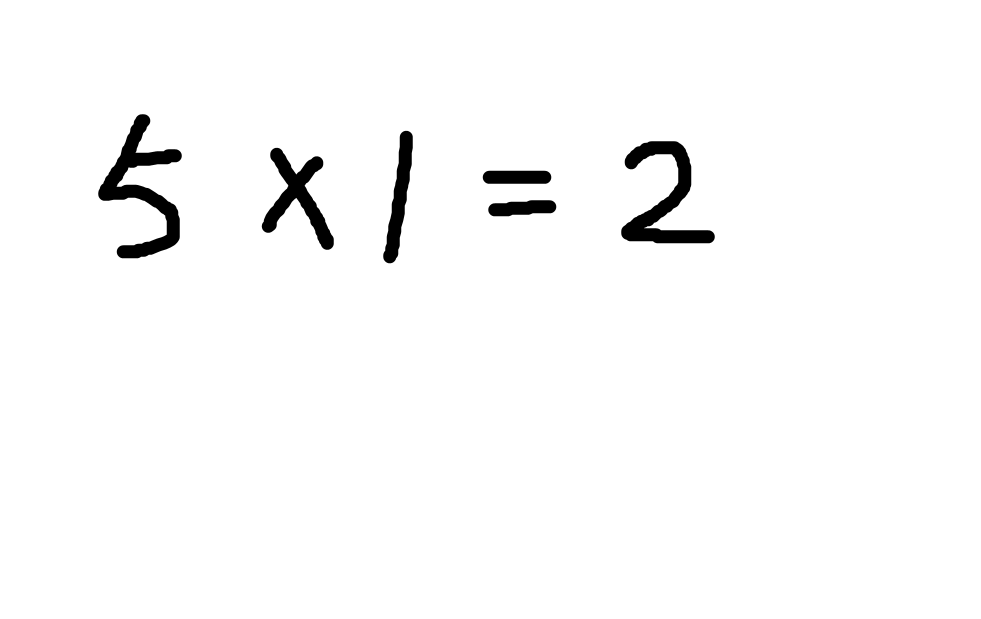
#> input picture Code/project/2.png, 1961 x 1237 px (shown at 1/2 size); its folder holds 5 pictures in this run
$ python pre_process.py
#> lines starting #> are read from the running program, lines starting #| are printed output that depends on the picture; after the words box and inside, x2 and y2 are one past the last pixel; in counts of white or black regions, pixels touching at a corner belong together
import numpy as np
import cv2
import matplotlib.pyplot as plt
import tensorflow as tf
import os
# #####设置参数#######################
widthImg = 640
heightImg = 480
kernal = np.ones((5, 5))
minArea = 100

os.chdir('.')

# 获取当前目录下的所有文件
files = os.listdir('.')

# 遍历文件并删除以 'a' 开头且为 .jpg 的文件
for file in files:
    if file.startswith('a') and file.lower().endswith('.png'):
        file_path = os.path.join('.', file)
        try:
            # 尝试删除文件
            os.remove(file_path)
            print(f"Deleted {file_path}")
        except OSError as e:
            # 捕获并打印异常
            print(f"Error: {e.strerror} : {file_path}")

def preProcessing(img):
    imgGray = cv2.cvtColor(img, cv2.COLOR_BGR2GRAY)
    imgBlur = cv2.GaussianBlur(imgGray, (5, 5), 1)
    imgCanny = cv2.Canny(imgBlur, 200, 200)
    imgDial = cv2.dilate(imgCanny, kernal, iterations=2)        # 膨胀操作
    imgThres = cv2.erode(imgDial, kernal, iterations=1)         # 腐蚀操作
    return imgThres

def getContours(img,resized_img):
    imgGet = np.array([[], []])
    x, y, w, h, xx, yy, ss = 0, 0, 10, 10, 20, 20, 10 #数据初始化
    contours, noUse = cv2.findContours(img, cv2.RETR_EXTERNAL, cv2.CHAIN_APPROX_NONE)  # 检索外部轮廓
    contours = sorted(contours, key=lambda c: cv2.boundingRect(c)[0])

    distance_threshold= 50

    # 初始化上一个轮廓的边界框变量
    prev_rect = cv2.boundingRect(contours[0])
    filtered_contours = [contours[0]]
    # 遍历轮廓列表
    for i, contour in enumerate(contours):
        if i == 0:
            continue  # 跳过第一个轮廓
        # 计算当前轮廓的边界框
        rect = cv2.boundingRect(contour)
        x, y, w, h = rect
        center = (int(x + w / 2), int(y + h / 2))

        # 如果 prev_rect 不是 None，则计算距离

        prev_x, prev_y, prev_w, prev_h = prev_rect
        prev_center = (int(prev_x + prev_w / 2), int(prev_y + prev_h / 2))

        # 计算两个中心点之间的欧氏距离
        distance = np.linalg.norm(np.array(center) - np.array(prev_center))
        # print(f"Distance between contour {i-1} and contour {i}: {distance}")
        if distance < distance_threshold:
            continue  # 跳过当前轮廓
        # 添加当前轮廓到 filtered_contours
        filtered_contours.append(contour)
    # 更新 prev_rect 为当前轮廓的边界框
        prev_rect = rect

    for index, count in enumerate(filtered_contours):
        area = cv2.contourArea(count)
        if area > minArea:  #面积大于特定值则识别为数字或者符号


            #cv2.drawContours(imgCopy, count, -1, (0, 0, 255), 4)  #轮廓获取可视化在copy上
            peri = cv2.arcLength(count, True)  # 计算周长
            approx = cv2.approxPolyDP(count, 0.02 * peri, True)
            x, y, w, h = cv2.boundingRect(approx)

            a = (w+h)//2
            dd = abs((w-h)//2)      # 边框的差值

        # 这里直接取外接矩形的图像试试，就不要return坐标了
            imgGet = resized_img[y-50:y+h+50, x-20:x+w+20]


            if w <= h:  # 得到一个正方形框，边界往外扩充10像素,黑色边框
                imgGet = cv2.copyMakeBorder(imgGet, 30, 30, 30 + dd, 30 + dd, cv2.BORDER_CONSTANT,value=[255, 255, 255])
                xx = x-dd-10
                yy = y-10
                ss = h+20

                # cv2.rectangle(imgCopy, (x-20, y-90), (x+w+20, y+h+90), (0, 255, 0), 2)    # 看看框选的效果，在imgCopy中
                # plt.imshow(cv2.cvtColor(imgCopy, cv2.COLOR_BGR2RGB))
                # plt.show()

                # print(a+dd, h)
            else:               # 边界往外扩充10像素值
                imgGet = cv2.copyMakeBorder(imgGet, 30 + dd, 30 + dd, 30, 30, cv2.BORDER_CONSTANT, value=[255, 255, 255])
                xx = x-10
                yy = y-dd-10
                ss = w+20

                # [5 lines of commented-out code are left out]

        Temptuple = (imgGet,xx,yy,ss)       # 将图像及其坐标放在一个元组里面，然后再放进一个列表里面就可以访问了
        borderlist.append(Temptuple)

    return borderlist


img = cv2.imread("2.png",cv2.IMREAD_COLOR)
#> img is the input picture: shape (1237, 1961, 3); min 0, max 255, mean 249.4
resized_img = cv2.resize(img, (widthImg, heightImg))
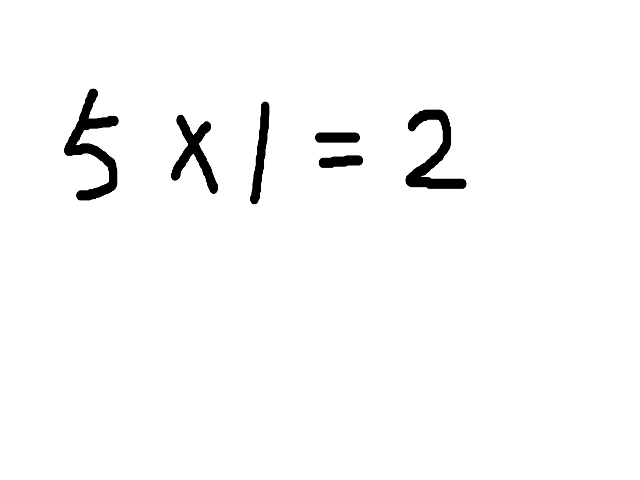
#> resized_img: shape (480, 640, 3); min 0, max 255, mean 249.4
# cv2.imshow('Resized Image', resized_img)
# plt.show()
imgCopy = resized_img.copy()
borderlist = [] #边缘列表
imgProcess = preProcessing(resized_img)
#> in preProcessing, `imgCanny = cv2.Canny(imgBlur, 200, 200)`:
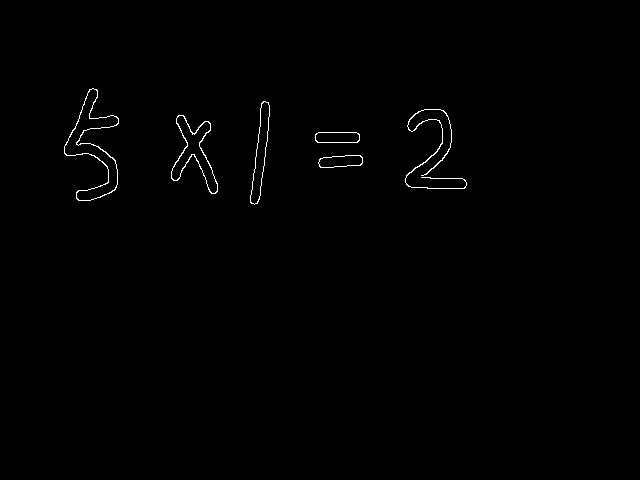
#> imgCanny: shape (480, 640); 0.54% white in thin lines or dots, all inside (x1, y1, x2, y2) = (64, 88, 467, 205)
#> in preProcessing, `imgDial = cv2.dilate(imgCanny, kernal, iterations=2)`:
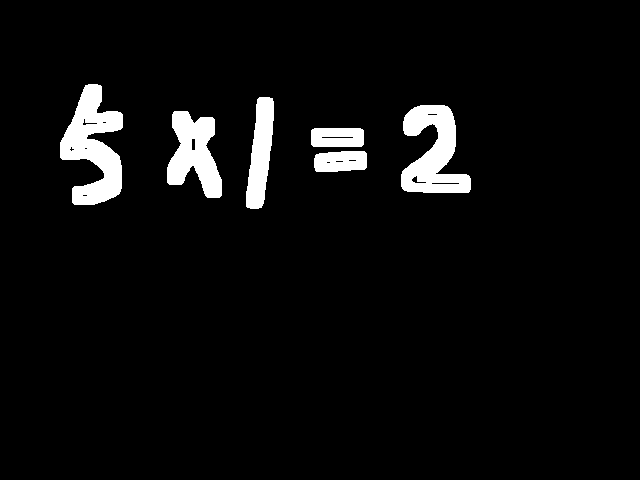
#> imgDial: shape (480, 640); 4.8% white; 6 white regions, box (x1, y1, x2, y2) and area: (60, 84, 123, 205) 4221, (401, 105, 471, 193) 3616, (167, 111, 222, 198) 2918, (246, 97, 274, 209) 2037, (314, 151, 367, 172) 989, (311, 128, 364, 147) 962
#> in preProcessing, `imgThres = cv2.erode(imgDial, kernal, iterations=1)`:
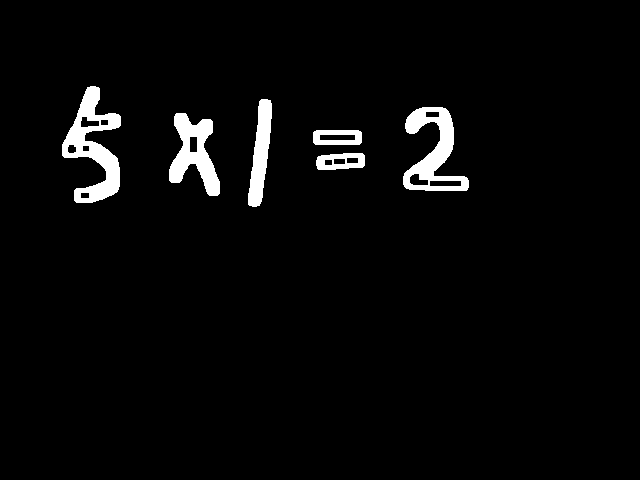
#> imgThres: shape (480, 640); 3.3% white; 6 white regions
# plt.imshow(cv2.cvtColor(imgProcess, cv2.COLOR_BGR2RGB))
# plt.show()

borderlist = getContours(imgProcess,resized_img)
#> in getContours, `contours, noUse = cv2.findContours(img, cv2.RETR_EXTERNAL, cv2.CHAIN_A..`: contours = 6 contours; box (x1, y1, x2, y2) and area: (62, 86, 121, 203) 3044, (403, 107, 469, 191) 2635, (169, 113, 220, 196) 2098, (248, 99, 272, 207) 1377, (316, 153, 365, 170) 668, (313, 130, 362, 145) 662; noUse = [[1, -1, -1, -1], [2, 0, -1, -1], [3, 1, -1, -1], [4, 2, -1, -1], [5, 3, -1, -1], [-1, 4, -1, -1]]
#> in getContours, `prev_rect = cv2.boundingRect(contours[0])`: prev_rect = (62, 86, 59, 117)
#> in getContours, `filtered_contours = [contours[0]]`: filtered_contours = 1 contour; box (x1, y1, x2, y2) and area: (62, 86, 121, 203) 3044
#> the loop in getContours, `for i, contour in enumerate(contours):` made 6 passes
#> (x, y, w, h, center, prev_x, prev_y, prev_w) on passes 2 to 6: (169, 113, 51, 83, (194, 154), 62, 86, 59), (248, 99, 24, 108, (260, 153), 169, 113, 51), (313, 130, 49, 15, (337, 137), 248, 99, 24), (316, 153, 49, 17, (340, 161), 313, 130, 49), (403, 107, 66, 84, (436, 149), 313, 130, 49)
#> after the loop in getContours, `for i, contour in enumerate(contours):`: filtered_contours = 5 contours; box (x1, y1, x2, y2) and area: (62, 86, 121, 203) 3044, (403, 107, 469, 191) 2635, (169, 113, 220, 196) 2098, (248, 99, 272, 207) 1377, (313, 130, 362, 145) 662
#> the loop in getContours, `for index, count in enumerate(filtered_contours):` made 5 passes
#> (area, peri, x, y, w, h, a, dd) on passes 1 to 5: (3043.5, 433, 62, 86, 59, 117, 88, 29), (2097.5, 295.5, 169, 113, 49, 83, 66, 17), (1377, 242.4, 252, 99, 20, 108, 64, 44), (662, 119.3, 313, 130, 49, 15, 32, 17), (2635, 371.4, 404, 109, 63, 82, 72, 10)
#> pass 1, in getContours, `imgGet = resized_img[y-50:y+h+50, x-20:x+w+20]`:
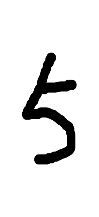
#> imgGet: shape (217, 99, 3); min 0, max 255, mean 231.7
#> pass 1, in getContours, `imgGet = cv2.copyMakeBorder(imgGet, 30, 30, 30 + dd, 30 + dd, cv2.BORD..`:
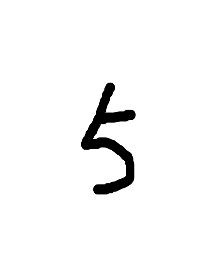
#> imgGet: shape (277, 217, 3); min 0, max 255, mean 246.7
#> pass 2, in getContours, `imgGet = cv2.copyMakeBorder(imgGet, 30, 30, 30 + dd, 30 + dd, cv2.BORD..`:
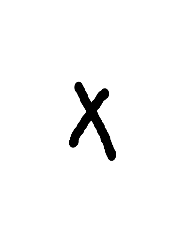
#> imgGet: shape (243, 183, 3); min 0, max 255, mean 247.6
#> after the loop in getContours, `for index, count in enumerate(filtered_contours):`: borderlist = 5 items

# for index, (imgGet, xx, yy, ss) in enumerate(borderlist):
#         # 使用matplotlib显示图像
#         plt.figure(figsize=(10, 10))  # 你可以根据需要调整图像大小
#         plt.imshow(cv2.cvtColor(imgGet, cv2.COLOR_BGR2RGB))
#         plt.title(f'Image {index}')
#         plt.axis('off')  # 关闭坐标轴显示
#         plt.show()

for index, (imgGet, xx, yy, ss) in enumerate(borderlist, start=1):  # 从1开始枚举

    filename = f'a{index}.png'
    cv2.imwrite(filename, imgGet)
#> this loop made 5 passes
#> (xx, yy, ss, filename) on passes 1 to 5: (23, 76, 137, 'a1.png'), (142, 103, 103, 'a2.png'), (198, 89, 128, 'a3.png'), (303, 103, 69, 'a4.png'), (384, 99, 102, 'a5.png')
